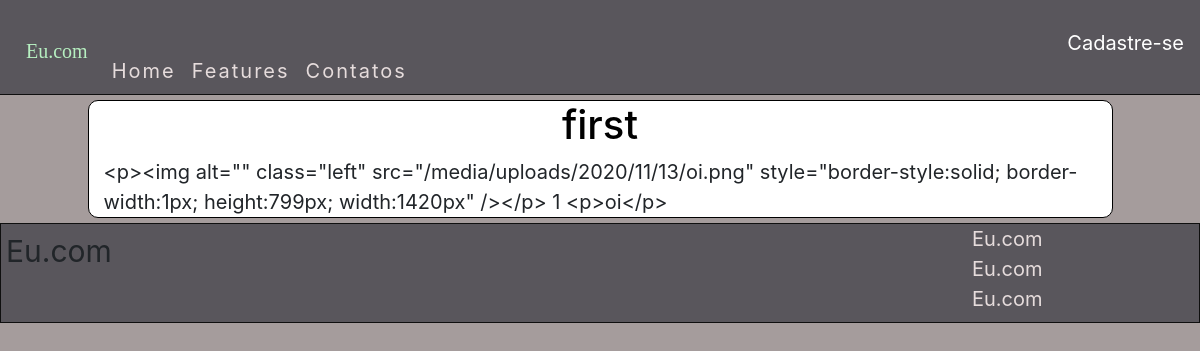
Before: /materia/1 with the older database file.
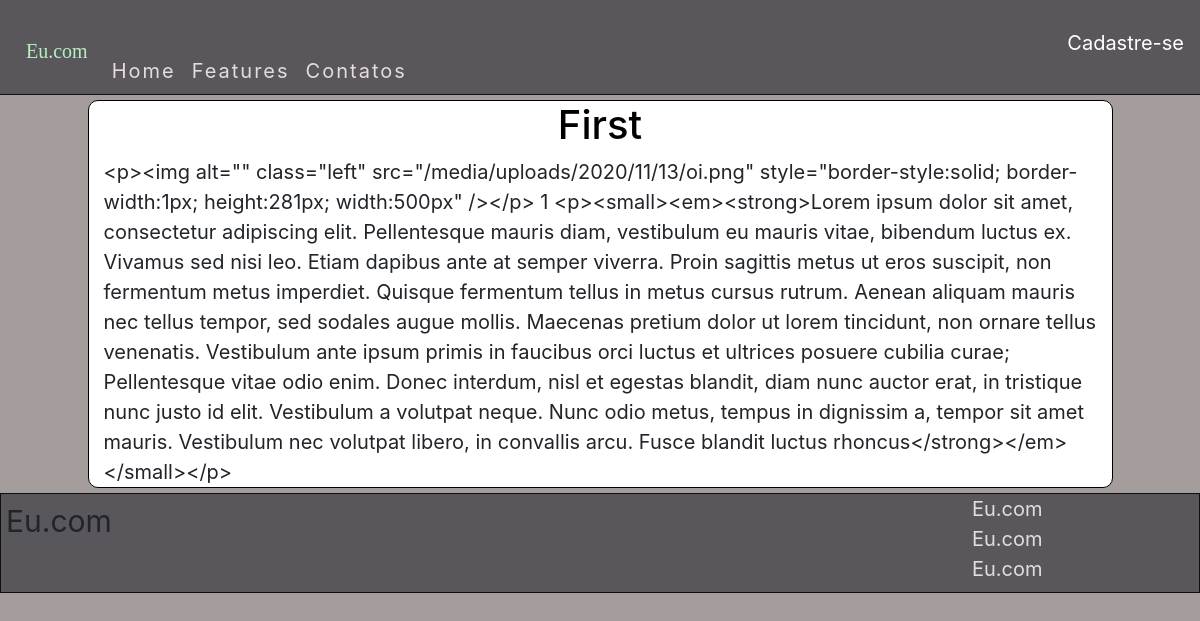
After: the same page with the newer database file.
### postblog/models.py (models this page shows, shortened)
class Post(models.Model):
    titulo = models.CharField(max_length=256)
    resumo = RichTextField()
    conteudo = RichTextField()
    foto = RichTextUploadingField()
    autor = models.ForeignKey(User ,on_delete=models.PROTECT)
    createad_at = models.DateField(auto_now_add=True)

### postblog/views.py (the view)
# urls.py: path('materia/<int:id>', views.MateriaPost, name='materia-post'),
def MateriaPost(request, id):
    post = get_object_or_404(Post, pk=id)
    return render(request, 'materia.html', {'post':post})

### postblog/templates/materia.html (shortened to what this page needs)
{% extends 'home.html' %}
{% block content %}
<div class="row">
    <div class=" materia  col-md-10 offset-1">
        <h1> {{ post.titulo }} </h1>
        {{ post.resumo  }}
        {{ post.foto |safe }}
        {{ post.conteudo  }}
    </div>
</div>
{% endblock %}

Changed rows visible on the page:
changed Post: titulo "first" → "First"; resumo "<p><img alt=\"\" class=\"left\" src=\"/media/uploads/2020/11/13/oi.png\" style=\"border-style:solid; border-width:1px; height:799px; width:1420px\" /></p>" → "<p><img alt=\"\" class=\"left\" src=\"/media/uploads/2020/11/13/oi.png\" style=\"border-style:solid; border-width:1px; height:281px; width:500px\" /></p>"; conteudo "<p>oi</p>" → "<p><small><em><strong>Lorem ipsum dolor sit amet, consectetur adipiscing elit. Pellentesque mauris diam, vestibulum eu mauris vitae, bibendum luctus ex. Vivamus sed nisi leo. Etiam dapibus ante at semper viverra. Proin sagittis metus ut eros suscipit, non fermentum metus imperdiet. Quisque fermentum tellus in metus cursus rutrum. Aenean aliquam mauris nec tellus tempor, sed sodales augue mollis. Maecenas pretium dolor ut lorem tincidunt, non ornare tellus venenatis. Vestibulum ante ipsum primis in faucibus orci luctus et ultrices posuere cubilia curae; Pellentesque vitae odio enim. Donec interdum, nisl et egestas blandit, diam nunc auctor erat, in tristique nunc justo id elit. Vestibulum a…"
